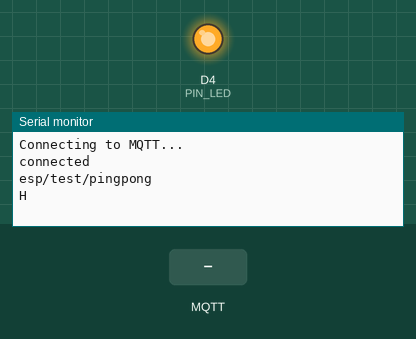
The sketch below on a simulated ESP8266 (Wemos D1 mini). Parts: output pins drawn as LEDs (lit = HIGH), the last lines printed to the serial monitor. Inputs (shaded band) come from the test bench. WiFi joins after 1.5 s; servers stay silent unless stated; no MQTT or app messages arrive unless stated.

Above: at 2.8 s.
2.9 s: MQTT message "P" arrives on the first subscribed topic
At 3.3 s:
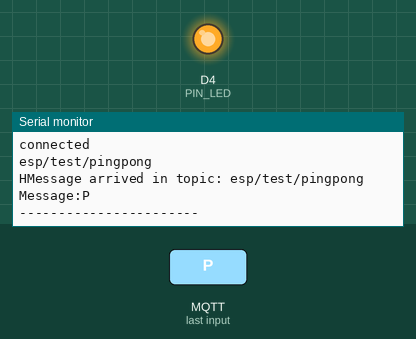
4.4 s: MQTT message "1" arrives on the first subscribed topic
At 5.6 s:
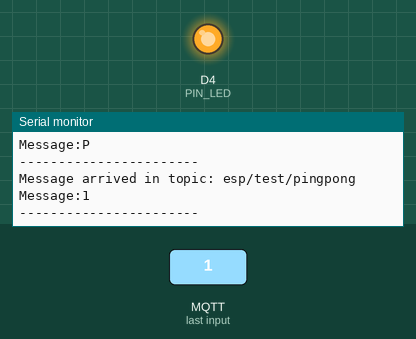
5.9 s: MQTT message "on" arrives on the first subscribed topic
At 6.8 s:
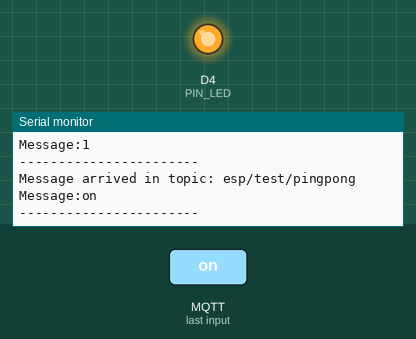

The sketch:

MQTT_FastLed.ino
```cpp
  #include <ESP8266WiFi.h>          //https://github.com/esp8266/Arduino
  //needed for library
  #include <DNSServer.h>
  #include <ESP8266WebServer.h>
  #include <PubSubClient.h>
  #include <FastLED.h>

  CRGB leds[1];

  #define ESP_getChipId()   (ESP.getChipId())

  #define LED_ON      LOW
  #define LED_OFF     HIGH


//MQTT Config
WiFiClient espClient;
PubSubClient client(espClient);
const char* mqttServer = "hairdresser.cloudmqtt.com";
const int mqttPort = 18258;
const char* mqttUser = "drhovasg";
const char* mqttPassword = "oOj-10IkoqYC";
const char* mqttTopic = "esp/test/pingpong";


// SSID and PW for Config Portal
String ssid = "ESP_WiFi" + String(ESP_getChipId(), HEX);
const char* password = "Super2730";

// SSID and PW for your Router
String Router_SSID;
String Router_Pass;

// Use false if you don't like to display Available Pages in Information Page of Config Portal
// Comment out or use true to display Available Pages in Information Page of Config Portal
// Must be placed before #include <ESP_WiFiManager.h>
#define USE_AVAILABLE_PAGES     false

#include <ESP_WiFiManager.h>              //https://github.com/khoih-prog/ESP_WiFiManager

// These defines must be put before #include <ESP_DoubleResetDetector.h>
// to select where to store DoubleResetDetector's variable.
// For ESP32, You must select one to be true (EEPROM or SPIFFS)
// For ESP8266, You must select one to be true (RTC, EEPROM or SPIFFS)
// Otherwise, library will use default EEPROM storage
#define ESP_DRD_USE_SPIFFS      true    //false

#define ESP8266_DRD_USE_RTC     false   //true

#define DOUBLERESETDETECTOR_DEBUG       true  //false

#include <ESP_DoubleResetDetector.h>      //https://github.com/khoih-prog/ESP_DoubleResetDetector

// Number of seconds after reset during which a
// subseqent reset will be considered a double reset.
#define DRD_TIMEOUT 10

// RTC Memory Address for the DoubleResetDetector to use
#define DRD_ADDRESS 0

//DoubleResetDetector drd(DRD_TIMEOUT, DRD_ADDRESS);
DoubleResetDetector* drd;

// Onboard LED I/O pin on NodeMCU board
const int PIN_LED = 2; // D4 on NodeMCU and WeMos. GPIO2/ADC12 of ESP32. Controls the onboard LED.

// Indicates whether ESP has WiFi credentials saved from previous session, or double reset detected
bool initialConfig = false;

void heartBeatPrint(void)
{
  static int num = 1;

  if (WiFi.status() == WL_CONNECTED)
    Serial.print("H");        // H means connected to WiFi
  else
    Serial.print("F");        // F means not connected to WiFi

  if (num == 80)
  {
    Serial.println();
    num = 1;
  }
  else if (num++ % 10 == 0)
  {
    Serial.print(" ");
  }
}

void check_status()
{
  static ulong checkstatus_timeout = 0;

  #define HEARTBEAT_INTERVAL    10000L
  // Print hearbeat every HEARTBEAT_INTERVAL (10) seconds.
  if ((millis() > checkstatus_timeout) || (checkstatus_timeout == 0))
  {
    heartBeatPrint();
    checkstatus_timeout = millis() + HEARTBEAT_INTERVAL;
  }
}

void callback(char* topic, byte* payload, unsigned int length) {

  Serial.print("Message arrived in topic: ");
  Serial.println(topic);

  Serial.print("Message:");
  for (int i = 0; i < length; i++) {
    Serial.print((char)payload[i]);
  }

  if(!strncmp((char*)payload,"red",length))
  {
    leds[0] = CRGB::Red;
    FastLED.show();
  }
  else if(!strncmp((char*)payload,"blue",length))
  {
    leds[0] = CRGB::Blue;
    FastLED.show();
  }

  Serial.println();
  Serial.println("-----------------------");

}

void setup()
{
  // put your setup code here, to run once:
  // initialize the LED digital pin as an output.
  pinMode(PIN_LED, OUTPUT);
  Serial.begin(115200);
  Serial.println("\nStarting");

  drd = new DoubleResetDetector(DRD_TIMEOUT, DRD_ADDRESS);

  //Local intialization. Once its business is done, there is no need to keep it around
  // Use this to default DHCP hostname to ESP8266-XXXXXX or ESP32-XXXXXX
  //ESP_WiFiManager ESP_wifiManager;
  // Use this to personalize DHCP hostname (RFC952 conformed)
  ESP_WiFiManager ESP_wifiManager("ConfigOnDoubleReset");

  ESP_wifiManager.setMinimumSignalQuality(-1);
  // Set static IP, Gateway, Subnetmask, DNS1 and DNS2. New in v1.0.5
  ESP_wifiManager.setSTAStaticIPConfig(IPAddress(192,168,2,114), IPAddress(192,168,2,1), IPAddress(255,255,255,0),
                                        IPAddress(192,168,2,1), IPAddress(8,8,8,8));

  // We can't use WiFi.SSID() in ESP32 as it's only valid after connected.
  // SSID and Password stored in ESP32 wifi_ap_record_t and wifi_config_t are also cleared in reboot
  // Have to create a new function to store in EEPROM/SPIFFS for this purpose
  Router_SSID = ESP_wifiManager.WiFi_SSID();
  Router_Pass = ESP_wifiManager.WiFi_Pass();

  //Remove this line if you do not want to see WiFi password printed
  Serial.println("Stored: SSID = " + Router_SSID + ", Pass = " + Router_Pass);

  // SSID to uppercase
  ssid.toUpperCase();

  if (Router_SSID != "")
  {
    ESP_wifiManager.setConfigPortalTimeout(60); //If no access point name has been previously entered disable timeout.
    Serial.println("Got stored Credentials. Timeout 60s");
  }
  else
  {
    Serial.println("No stored Credentials. No timeout");
    initialConfig = true;
  }

  if (drd->detectDoubleReset())
  {
    Serial.println("Double Reset Detected");
    initialConfig = true;
  }

  if (initialConfig)
  {
    Serial.println("Starting configuration portal.");
    digitalWrite(PIN_LED, LED_ON); // turn the LED on by making the voltage LOW to tell us we are in configuration mode.

    //sets timeout in seconds until configuration portal gets turned off.
    //If not specified device will remain in configuration mode until
    //switched off via webserver or device is restarted.
    //ESP_wifiManager.setConfigPortalTimeout(600);

    //it starts an access point
    //and goes into a blocking loop awaiting configuration
    if (!ESP_wifiManager.startConfigPortal((const char *) ssid.c_str(), password))
      Serial.println("Not connected to WiFi but continuing anyway.");
    else
      Serial.println("WiFi connected...yeey :)");
  }

  digitalWrite(PIN_LED, LED_OFF); // Turn led off as we are not in configuration mode.

  #define WIFI_CONNECT_TIMEOUT        30000L
  #define WHILE_LOOP_DELAY            200L
  #define WHILE_LOOP_STEPS            (WIFI_CONNECT_TIMEOUT / ( 3 * WHILE_LOOP_DELAY ))

  unsigned long startedAt = millis();

  while ( (WiFi.status() != WL_CONNECTED) && (millis() - startedAt < WIFI_CONNECT_TIMEOUT ) )
  {
    WiFi.mode(WIFI_STA);
    WiFi.persistent (true);
    // We start by connecting to a WiFi network

    Serial.print("Connecting to ");
    Serial.println(Router_SSID);

    WiFi.begin(Router_SSID.c_str(), Router_Pass.c_str());

    int i = 0;
    while((!WiFi.status() || WiFi.status() >= WL_DISCONNECTED) && i++ < WHILE_LOOP_STEPS)
    {
      delay(WHILE_LOOP_DELAY);
    }
  }

  Serial.print("After waiting ");
  Serial.print((millis()- startedAt) / 1000);
  Serial.print(" secs more in setup(), connection result is ");

  if (WiFi.status() == WL_CONNECTED)
  {
    Serial.print("connected. Local IP: ");
    Serial.println(WiFi.localIP());
  }
  else
    Serial.println(ESP_wifiManager.getStatus(WiFi.status()));

  // Setup MQTT client
  client.setServer(mqttServer,mqttPort);
  client.setCallback(callback);

   while (!client.connected()) {
    Serial.println("Connecting to MQTT...");

    if (client.connect("ESP8266Client", mqttUser, mqttPassword )) {
      Serial.println("connected");
    } else {
      Serial.print("failed with state ");
      Serial.print(client.state());
      delay(2000);
    }
  }
  client.publish(mqttTopic, "hello"); //Topic name
  client.subscribe(mqttTopic);

  Serial.println(mqttTopic);

  FastLED.addLeds<NEOPIXEL,D2>(leds,1);
}

void loop()
{
  // Call the double reset detector loop method every so often,
  // so that it can recognise when the timeout expires.
  // You can also call drd.stop() when you wish to no longer
  // consider the next reset as a double reset.
  drd->loop();

  // put your main code here, to run repeatedly
  check_status();
  client.loop();

}
```

Measured:
- after the input at 2.9 s, the serial monitor: prints a new line at once (image 1)
- after the input at 4.4 s, the serial monitor: prints a new line at once (image 2)
- after the input at 5.9 s, the serial monitor: prints a new line at once (image 3)
